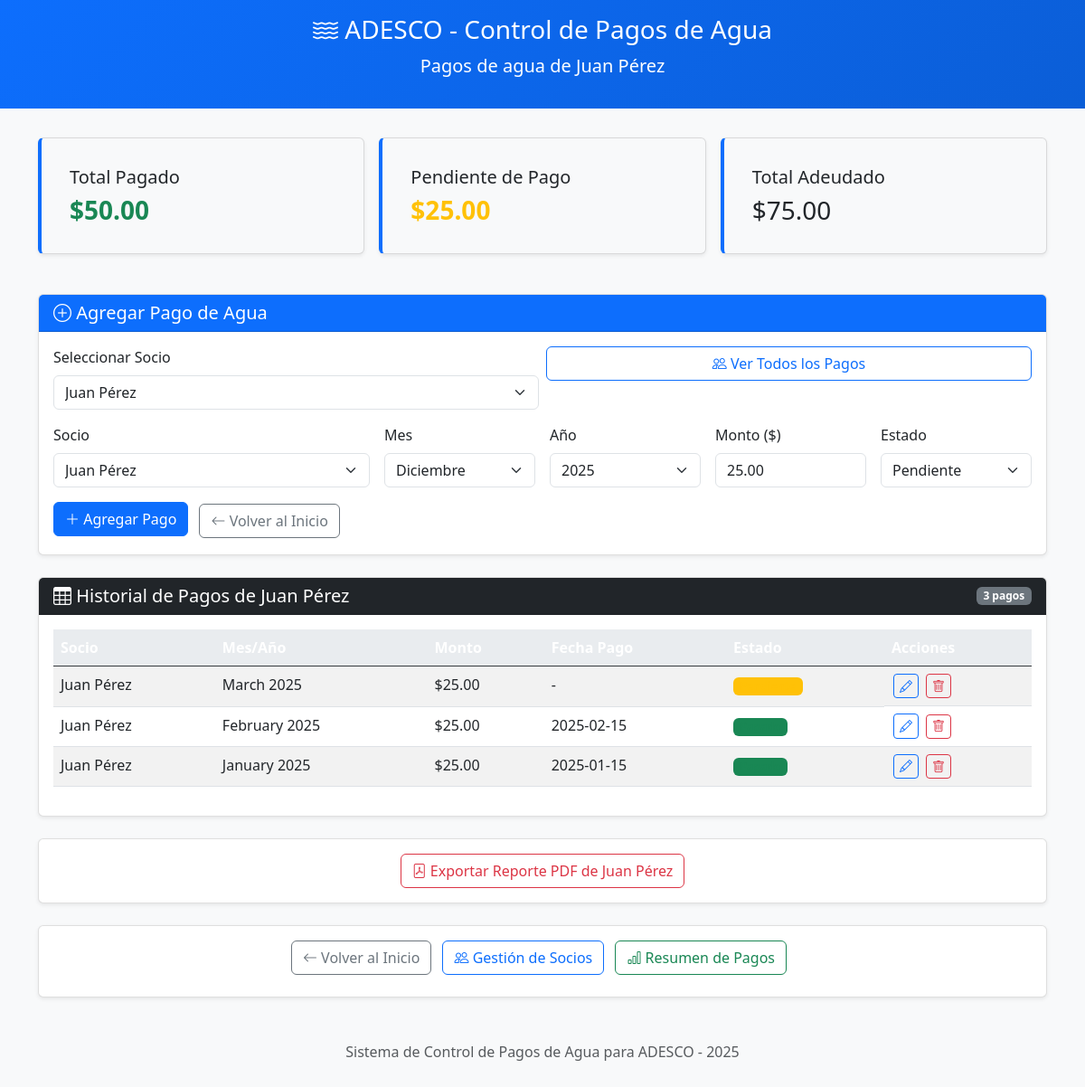
Screenshot of /water_payments.php?member_id=1 with the database file from the repository.
### tables this page shows
CREATE TABLE members (
    id INT AUTO_INCREMENT PRIMARY KEY,
    name VARCHAR(255) NOT NULL,
    address VARCHAR(255),
    phone VARCHAR(20),
    email VARCHAR(255),
    registration_date DATE NOT NULL,
    status ENUM('active', 'inactive') DEFAULT 'active',
    created_at TIMESTAMP DEFAULT CURRENT_TIMESTAMP,
    updated_at TIMESTAMP DEFAULT CURRENT_TIMESTAMP ON UPDATE CURRENT_TIMESTAMP
);

CREATE TABLE water_payments (
    id INT AUTO_INCREMENT PRIMARY KEY,
    member_id INT NOT NULL,
    payment_month INT NOT NULL,  
    payment_year INT NOT NULL,
    amount DECIMAL(10, 2) NOT NULL,
    payment_date DATE,
    status ENUM('pending', 'paid', 'overdue') DEFAULT 'pending',
    created_at TIMESTAMP DEFAULT CURRENT_TIMESTAMP,
    updated_at TIMESTAMP DEFAULT CURRENT_TIMESTAMP ON UPDATE CURRENT_TIMESTAMP,
    FOREIGN KEY (member_id) REFERENCES members(id) ON DELETE CASCADE
);

### water_payments.php (the view, shortened to what this page needs)
<?php
$member_id = isset($_GET['member_id']) ? (int)$_GET['member_id'] : 0;
$all_members = false;
$conn = getConnection();
$sql = "SELECT * FROM members ORDER BY name";
$stmt = $conn->query($sql);
$members = $stmt->fetchAll(PDO::FETCH_ASSOC);
if ($all_members) {
    $sql = "SELECT wp.*, m.name as member_name
            FROM water_payments wp
            JOIN members m ON wp.member_id = m.id
            ORDER BY m.name, wp.payment_year DESC, wp.payment_month DESC";
} else {
    $sql = "SELECT wp.*, m.name as member_name
            FROM water_payments wp
            JOIN members m ON wp.member_id = m.id
            WHERE wp.member_id = ?
            ORDER BY wp.payment_year DESC, wp.payment_month DESC";
    $stmt = $conn->prepare($sql);
    $stmt->execute([$member_id]);
}
$payments = $stmt->fetchAll(PDO::FETCH_ASSOC);
$member_info = null;
if ($member_id > 0) {
    $sql = "SELECT * FROM members WHERE id = ?";
    $stmt = $conn->prepare($sql);
    $stmt->execute([$member_id]);
    $member_info = $stmt->fetch(PDO::FETCH_ASSOC);
    $sql = "SELECT
                SUM(CASE WHEN status = 'paid' THEN amount ELSE 0 END) as total_paid,
                SUM(CASE WHEN status = 'pending' THEN amount ELSE 0 END) as total_pending,
                SUM(amount) as total_amount
            FROM water_payments WHERE member_id = ?";
    $stmt = $conn->prepare($sql);
    $stmt->execute([$member_id]);
    $payment_summary = $stmt->fetch(PDO::FETCH_ASSOC);
}
$edit_payment = null;
?>
<!DOCTYPE html>
<html lang="es">
<head>
    <link href="https://cdn.jsdelivr.net/npm/bootstrap@5.3.0/dist/css/bootstrap.min.css" rel="stylesheet">
    <link rel="stylesheet" href="https://cdn.jsdelivr.net/npm/bootstrap-icons@1.7.2/font/bootstrap-icons.css">
</head>
<body>
    <div class="header">
        <div class="container">
            <div class="row">
                <div class="col-12 text-center">
                    <h1 class="h3"><i class="bi bi-water"></i> ADESCO - Control de Pagos de Agua</h1>
                    <p class="lead small">
                        <?php echo $all_members ? 'Gestión de pagos de agua por socio' : 'Pagos de agua de ' . htmlspecialchars($member_info['name']); ?>
                    </p>
                </div>
            </div>
        </div>
    </div>
    <div class="container">
        <?php if ($member_info && !$all_members): ?>
        <div class="balance-grid">
            <div class="card summary-box">
                <div class="card-body">
                    <h5 class="card-title">Total Pagado</h5>
                    <h3 class="h3 card-text paid">$<?php echo number_format($payment_summary['total_paid'], 2); ?></h3>
                </div>
            </div>
            <div class="card summary-box">
                <div class="card-body">
                    <h5 class="card-title">Pendiente de Pago</h5>
                    <h3 class="h3 card-text pending">$<?php echo number_format($payment_summary['total_pending'], 2); ?></h3>
                </div>
            </div>
            <div class="card summary-box">
                <div class="card-body">
                    <h5 class="card-title">Total Adeudado</h5>
                    <h3 class="h3 card-text">$<?php echo number_format($payment_summary['total_amount'], 2); ?></h3>
                </div>
            </div>
        </div>
        <?php endif; ?>
        <div class="card mb-4">
            <div class="card-header bg-primary text-white">
                <h3 class="h5 mb-0">
                    <?php echo $edit_payment ? '<i class="bi bi-pencil"></i> Editar Pago de Agua' : '<i class="bi bi-plus-circle"></i> Agregar Pago de Agua'; ?>
                </h3>
            </div>
            <div class="card-body">
                <form method="GET" action="" class="mb-3 row g-2">
                    <div class="col-12 col-md-6">
                        <label for="member_select" class="form-label">Seleccionar Socio</label>
                        <select name="member_id" id="member_select" class="form-select" onchange="this.form.submit()">
                            <?php foreach ($members as $member): ?>
                                <option value="<?php echo $member['id']; ?>" <?php echo ($member_id == $member['id']) ? 'selected' : ''; ?>>
                                    <?php echo htmlspecialchars($member['name']); ?>
                                </option>
                            <?php endforeach; ?>
                        </select>
                    </div>
                    <div class="col-12 col-md-6">
                        <a href="water_payments.php" class="btn btn-outline-primary w-100">
                            <i class="bi bi-people"></i> Ver Todos los Pagos
                        </a>
                    </div>
                </form>
                <form method="POST" action="">
                    <?php if (!$edit_payment): ?>
                    <div class="row g-3">
                        <div class="col-12 col-md-4">
                            <label for="member_id" class="form-label">Socio</label>
                            <select class="form-select" id="member_id" name="member_id" required>
                                <?php foreach ($members as $member): ?>
                                    <option value="<?php echo $member['id']; ?>"
                                        <?php echo ($member_id == $member['id']) ? 'selected' : ''; ?>>
                                        <?php echo htmlspecialchars($member['name']); ?>
                                    </option>
                                <?php endforeach; ?>
                            </select>
                        </div>
                        <div class="col-12 col-md-2">
                            <label for="payment_month" class="form-label">Mes</label>
                            <select class="form-select" id="payment_month" name="payment_month" required>
                                <option value="12" <?php echo (date('n') == 12) ? 'selected' : ''; ?>>Diciembre</option>
                            </select>
                        </div>
                        <div class="col-12 col-md-2">
                            <label for="payment_year" class="form-label">Año</label>
                            <select class="form-select" id="payment_year" name="payment_year" required>
                                <?php
                                $current_year = date('Y');
                                for ($i = $current_year - 2; $i <= $current_year + 1; $i++) {
                                    echo '<option value="' . $i . '" ' . (($i == $current_year) ? 'selected' : '') . '>' . $i . '</option>';
                                }
                                ?>
                            </select>
                        </div>
                        <div class="col-12 col-md-2">
                            <label for="amount" class="form-label">Monto ($)</label>
                            <input type="number" step="0.01" class="form-control" id="amount" name="amount"
                                   placeholder="0.00" min="0" value="25.00" required>
                        </div>
                        <div class="col-12 col-md-2">
                            <label for="status" class="form-label">Estado</label>
                            <select class="form-select" id="status" name="status" required>
                                <option value="pending" selected>Pendiente</option>
                            </select>
                        </div>
                    </div>
                    <?php endif; ?>
                    <div class="mt-3 d-grid d-md-block">
                        <?php if ($edit_payment): ?>
                            <button type="submit" name="update_payment" class="btn btn-warning me-2 mb-1">
                                <i class="bi bi-save"></i> Actualizar
                            </button>
                            <a href="water_payments.php?member_id=<?php echo $member_id; ?>" class="btn btn-secondary mb-1">
                                <i class="bi bi-x-circle"></i> Cancelar
                            </a>
                        <?php else: ?>
                            <button type="submit" name="add_payment" class="btn btn-primary me-2 mb-1">
                                <i class="bi bi-plus-lg"></i> Agregar Pago
                            </button>
                        <?php endif; ?>
                        <a href="index.php" class="btn btn-outline-secondary">
                            <i class="bi bi-arrow-left"></i> Volver al Inicio
                        </a>
                    </div>
                </form>
            </div>
        </div>
        <div class="card">
            <div class="card-header bg-dark text-white d-flex flex-wrap justify-content-between align-items-center gap-2">
                <h3 class="h5 mb-0"><i class="bi bi-table"></i>
                    <?php echo $all_members ? 'Pagos de Agua por Todos los Socios' : 'Historial de Pagos de ' . htmlspecialchars($member_info['name']); ?>
                </h3>
                <span class="badge bg-secondary"><?php echo count($payments); ?> pagos</span>
            </div>
            <div class="card-body">
                <?php if (count($payments) > 0): ?>
                    <div class="table-responsive">
                        <table class="table table-striped table-hover">
                            <thead class="table-dark">
                                <tr>
                                    <th>Socio</th>
                                    <th>Mes/Año</th>
                                    <th>Monto</th>
                                    <th>Fecha Pago</th>
                                    <th>Estado</th>
                                    <th>Acciones</th>
                                </tr>
                            </thead>
                            <tbody>
                                <?php foreach ($payments as $payment): ?>
                                    <tr>
                                        <td><?php echo htmlspecialchars($payment['member_name']); ?></td>
                                        <td><?php echo date('F Y', mktime(0, 0, 0, $payment['payment_month'], 1, $payment['payment_year'])); ?></td>
                                        <td>$<?php echo number_format($payment['amount'], 2); ?></td>
                                        <td><?php echo $payment['payment_date'] ? $payment['payment_date'] : '-'; ?></td>
                                        <td>
                                            <?php if ($payment['status'] == 'paid'): ?>
                                                <span class="badge bg-success paid">Pagado</span>
                                            <?php elseif ($payment['status'] == 'pending'): ?>
                                                <span class="badge bg-warning pending">Pendiente</span>
                                            <?php else: ?>
                                                <span class="badge bg-danger overdue">Atrasado</span>
                                            <?php endif; ?>
                                        </td>
                                        <td class="d-flex flex-wrap gap-1">
                                            <a href="?edit=<?php echo $payment['id']; ?><?php echo $member_id ? '&member_id=' . $member_id : ''; ?>"
                                               class="btn btn-sm btn-outline-primary action-btn">
                                                <i class="bi bi-pencil"></i>
                                            </a>
                                            <form method="POST" style="display: inline;"
                                                  onsubmit="return confirm('¿Estás seguro de que deseas eliminar este pago?');">
                                                <button type="submit" name="delete_payment" class="btn btn-sm btn-outline-danger action-btn">
                                                    <i class="bi bi-trash"></i>
                                                </button>
                                            </form>
                                        </td>
                                    </tr>
                                <?php endforeach; ?>
                            </tbody>
                        </table>
                    </div>
                <?php endif; ?>
            </div>
        </div>
        <?php if ($member_info && !$all_members): ?>
        <div class="card mt-4">
            <div class="card-body text-center">
                <a href="member_payments_pdf.php?member_id=<?php echo $member_id; ?>" target="_blank" class="btn btn-outline-danger">
                    <i class="bi bi-file-pdf"></i> Exportar Reporte PDF de <?php echo htmlspecialchars($member_info['name']); ?>
                </a>
            </div>
        </div>
        <?php endif; ?>
        <div class="card mt-4">
            <div class="card-body text-center">
                <a href="index.php" class="btn btn-outline-secondary me-2 mb-2">
                    <i class="bi bi-arrow-left"></i> Volver al Inicio
                </a>
                <a href="members.php" class="btn btn-outline-primary me-2 mb-2">
                    <i class="bi bi-people"></i> Gestión de Socios
                </a>
                <a href="payment_summary.php" class="btn btn-outline-success me-2 mb-2">
                    <i class="bi bi-bar-chart"></i> Resumen de Pagos
                </a>
            </div>
        </div>
        <footer class="mt-5 mb-4 text-center text-muted">
            <p>Sistema de Control de Pagos de Agua para ADESCO - <?php echo date('Y'); ?></p>
        </footer>
    </div>
</body>
</html>

### water_payments.php (style rules this page uses)
body { background-color: #f8f9fa; padding-bottom: 20px; }
.header { background: linear-gradient(135deg, #0d6efd, #0b5ed7); color: white; padding: 1rem 0; margin-bottom: 2rem; }
.card { box-shadow: 0 0.125rem 0.25rem rgba(0, 0, 0, 0.075); border: 1px solid rgba(0, 0, 0, 0.125); margin-bottom: 1rem; }
.paid { color: #198754; font-weight: bold; }
.pending { color: #ffc107; font-weight: bold; }
.table th { background-color: #e9ecef; }
.action-btn { margin: 0 2px; padding: 2px 6px; }
.summary-box { border-left: 4px solid #0d6efd; padding: 15px; margin-bottom: 20px; background-color: #f8f9fa; }
.balance-grid { display: grid; grid-template-columns: repeat(auto-fit, minmax(250px, 1fr)); gap: 1rem; margin-bottom: 1.5rem; }

### rows the page displays
members: name "Juan Pérez"
water_payments: member.name "Juan Pérez", payment_month+payment_year "March 2025", amount "25.00"
water_payments: member.name "Juan Pérez", payment_month+payment_year "February 2025", amount "25.00", payment_date "2025-02-15"
water_payments: member.name "Juan Pérez", payment_month+payment_year "January 2025", amount "25.00", payment_date "2025-01-15"

### other values shown
$payment_summary['total_paid'] "50.00"
$payment_summary['total_pending'] "25.00"
$payment_summary['total_amount'] "75.00"
count($payments) "3"
form field member_id "Juan Pérez"
form field payment_year "2025"
